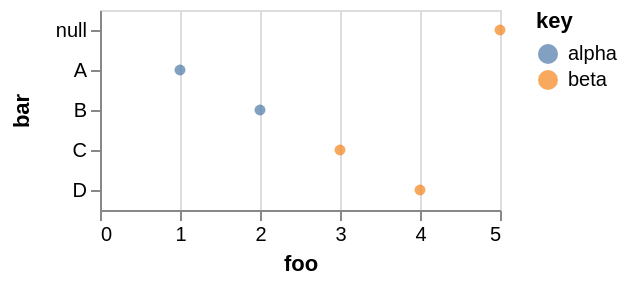

Specify this chart in Vega-Lite:
### Vega specification from a JSON file in a GitHub repository (floating-point values rounded to 4 significant figures)
{"$schema": "https://vega.github.io/schema/vega/v5.json", "autosize": "pad", "padding": 5, "width": 200, "style": "cell", "data": [{"name": "source_0", "values": [{"key": "alpha", "foo": [1, 2], "bar": ["A", "B"]}, {"key": "beta", "foo": [3, 4, 5], "bar": ["C", "D"]}]}, {"name": "data_0", "source": "source_0", "transform": [{"type": "flatten", "fields": ["foo", "bar"], "as": ["foo", "bar"]}]}], "signals": [{"name": "y_step", "value": 20}, {"name": "height", "update": "bandspace(domain('y').length, 1, 0.5) * y_step"}], "marks": [{"name": "marks", "type": "symbol", "style": ["circle"], "from": {"data": "data_0"}, "encode": {"update": {"opacity": {"value": 0.7}, "fill": [{"test": "datum[\"foo\"] === null || isNaN(datum[\"foo\"])", "value": null}, {"scale": "color", "field": "key"}], "tooltip": {"signal": "{\"foo\": format(datum[\"foo\"], \"\"), \"bar\": ''+datum[\"bar\"], \"key\": ''+datum[\"key\"]}"}, "x": {"scale": "x", "field": "foo"}, "y": {"scale": "y", "field": "bar"}, "shape": {"value": "circle"}}}}], "scales": [{"name": "x", "type": "linear", "domain": {"data": "data_0", "field": "foo"}, "range": [0, {"signal": "width"}], "nice": true, "zero": true}, {"name": "y", "type": "point", "domain": {"data": "data_0", "field": "bar", "sort": true}, "range": {"step": {"signal": "y_step"}}, "padding": 0.5}, {"name": "color", "type": "ordinal", "domain": {"data": "data_0", "field": "key", "sort": true}, "range": "category", "interpolate": "hcl"}], "axes": [{"scale": "x", "orient": "bottom", "grid": false, "title": "foo", "labelFlush": true, "labelOverlap": true, "tickCount": {"signal": "ceil(width/40)"}, "zindex": 1}, {"scale": "x", "orient": "bottom", "gridScale": "y", "grid": true, "tickCount": {"signal": "ceil(width/40)"}, "domain": false, "labels": false, "maxExtent": 0, "minExtent": 0, "ticks": false, "zindex": 0}, {"scale": "y", "orient": "left", "grid": false, "title": "bar", "zindex": 1}], "legends": [{"fill": "color", "gradientLength": {"signal": "clamp(height, 64, 200)"}, "title": "key", "encode": {"symbols": {"update": {"shape": {"value": "circle"}, "opacity": {"value": 0.7}}}}}], "config": {"axisY": {"minExtent": 30}}}
